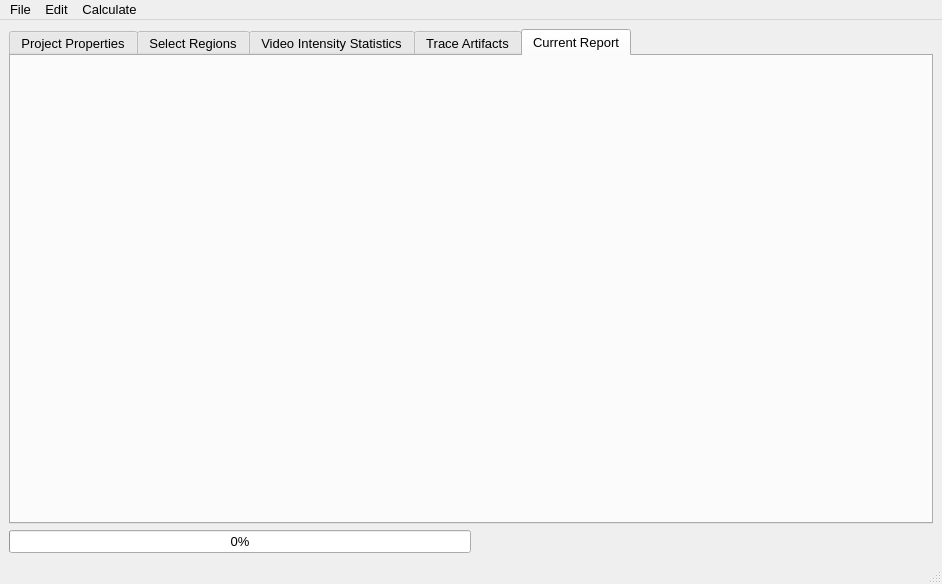
<?xml version="1.0" encoding="UTF-8"?>
<ui version="4.0">
 <class>CrystalGrowthTrackerMain</class>
 <widget class="QMainWindow" name="CrystalGrowthTrackerMain">
  <property name="geometry">
   <rect>
    <x>0</x>
    <y>0</y>
    <width>942</width>
    <height>584</height>
   </rect>
  </property>
  <property name="sizePolicy">
   <sizepolicy hsizetype="Preferred" vsizetype="Preferred">
    <horstretch>0</horstretch>
    <verstretch>0</verstretch>
   </sizepolicy>
  </property>
  <property name="font">
   <font>
    <pointsize>10</pointsize>
   </font>
  </property>
  <property name="windowTitle">
   <string>CrystalGrowthTracker</string>
  </property>
  <widget class="QWidget" name="centralwidget">
   <layout class="QVBoxLayout" name="verticalLayout">
    <item>
     <widget class="QTabWidget" name="_tabWidget">
      <property name="currentIndex">
       <number>4</number>
      </property>
      <widget class="QWidget" name="_propertiesTab">
       <attribute name="title">
        <string>Project Properties</string>
       </attribute>
      </widget>
      <widget class="QWidget" name="_selectTab">
       <attribute name="title">
        <string>Select Regions</string>
       </attribute>
      </widget>
      <widget class="QWidget" name="_videoStatsTab">
       <attribute name="title">
        <string>Video Intensity Statistics</string>
       </attribute>
      </widget>
      <widget class="QWidget" name="_drawingTab">
       <attribute name="title">
        <string>Trace Artifacts</string>
       </attribute>
      </widget>
      <widget class="QWidget" name="_reportTab">
       <attribute name="title">
        <string>Current Report</string>
       </attribute>
      </widget>
     </widget>
    </item>
    <item>
     <layout class="QHBoxLayout" name="_progressLayout">
      <item>
       <widget class="QProgressBar" name="_progressBar">
        <property name="value">
         <number>0</number>
        </property>
       </widget>
      </item>
      <item>
       <spacer name="horizontalSpacer">
        <property name="orientation">
         <enum>Qt::Horizontal</enum>
        </property>
        <property name="sizeHint" stdset="0">
         <size>
          <width>40</width>
          <height>20</height>
         </size>
        </property>
       </spacer>
      </item>
     </layout>
    </item>
   </layout>
  </widget>
  <widget class="QMenuBar" name="menubar">
   <property name="geometry">
    <rect>
     <x>0</x>
     <y>0</y>
     <width>942</width>
     <height>31</height>
    </rect>
   </property>
   <widget class="QMenu" name="menuOpen">
    <property name="title">
     <string>File</string>
    </property>
    <addaction name="_actionNewProject"/>
    <addaction name="_actionLoadProject"/>
    <addaction name="separator"/>
    <addaction name="_actionSaveProject"/>
    <addaction name="_actionSaveReport"/>
    <addaction name="_actionSaveImage"/>
    <addaction name="_actionSaveReults"/>
    <addaction name="separator"/>
    <addaction name="_actionPrintResults"/>
    <addaction name="separator"/>
    <addaction name="_actionExit"/>
   </widget>
   <widget class="QMenu" name="menuEdit">
    <property name="title">
     <string>Edit</string>
    </property>
    <addaction name="_actionEditNotes"/>
    <addaction name="_actionEditVideoProps"/>
    <addaction name="separator"/>
    <addaction name="_actionProperties"/>
   </widget>
   <widget class="QMenu" name="menuCalculate">
    <property name="title">
     <string>Calculate</string>
    </property>
    <addaction name="_actionMakeVideoStats"/>
    <addaction name="_actionDisplayResults"/>
   </widget>
   <addaction name="menuOpen"/>
   <addaction name="menuEdit"/>
   <addaction name="menuCalculate"/>
  </widget>
  <widget class="QStatusBar" name="statusbar"/>
  <action name="_actionNewProject">
   <property name="text">
    <string>New Project</string>
   </property>
  </action>
  <action name="_actionExit">
   <property name="text">
    <string>Exit</string>
   </property>
  </action>
  <action name="_actionSaveProject">
   <property name="text">
    <string>Save Project</string>
   </property>
  </action>
  <action name="_actionLoadProject">
   <property name="text">
    <string>Load Project</string>
   </property>
  </action>
  <action name="_actionSaveReport">
   <property name="text">
    <string>Save Report</string>
   </property>
  </action>
  <action name="_actionPrintResults">
   <property name="text">
    <string>Print Results</string>
   </property>
  </action>
  <action name="_actionSaveImage">
   <property name="text">
    <string>Save Image</string>
   </property>
  </action>
  <action name="_actionSaveReults">
   <property name="enabled">
    <bool>false</bool>
   </property>
   <property name="text">
    <string>Save Results</string>
   </property>
  </action>
  <action name="_actionEditNotes">
   <property name="text">
    <string>Edit Notes</string>
   </property>
  </action>
  <action name="_actionEditVideoProps">
   <property name="text">
    <string>Edit Video Props</string>
   </property>
  </action>
  <action name="_actionProperties">
   <property name="text">
    <string>Properties</string>
   </property>
  </action>
  <action name="_actionMakeVideoStats">
   <property name="text">
    <string>Make video statistics</string>
   </property>
  </action>
  <action name="_actionDisplayResults">
   <property name="text">
    <string>Display results</string>
   </property>
  </action>
 </widget>
 <resources/>
 <connections>
  <connection>
   <sender>_actionExit</sender>
   <signal>triggered()</signal>
   <receiver>CrystalGrowthTrackerMain</receiver>
   <slot>close()</slot>
   <hints>
    <hint type="sourcelabel">
     <x>-1</x>
     <y>-1</y>
    </hint>
    <hint type="destinationlabel">
     <x>511</x>
     <y>169</y>
    </hint>
   </hints>
  </connection>
  <connection>
   <sender>_actionNewProject</sender>
   <signal>triggered()</signal>
   <receiver>CrystalGrowthTrackerMain</receiver>
   <slot>new_project()</slot>
   <hints>
    <hint type="sourcelabel">
     <x>-1</x>
     <y>-1</y>
    </hint>
    <hint type="destinationlabel">
     <x>511</x>
     <y>169</y>
    </hint>
   </hints>
  </connection>
  <connection>
   <sender>_actionSaveProject</sender>
   <signal>triggered()</signal>
   <receiver>CrystalGrowthTrackerMain</receiver>
   <slot>save_project()</slot>
   <hints>
    <hint type="sourcelabel">
     <x>-1</x>
     <y>-1</y>
    </hint>
    <hint type="destinationlabel">
     <x>470</x>
     <y>291</y>
    </hint>
   </hints>
  </connection>
  <connection>
   <sender>_actionLoadProject</sender>
   <signal>triggered()</signal>
   <receiver>CrystalGrowthTrackerMain</receiver>
   <slot>load_project()</slot>
   <hints>
    <hint type="sourcelabel">
     <x>-1</x>
     <y>-1</y>
    </hint>
    <hint type="destinationlabel">
     <x>470</x>
     <y>291</y>
    </hint>
   </hints>
  </connection>
  <connection>
   <sender>_actionSaveReport</sender>
   <signal>triggered()</signal>
   <receiver>CrystalGrowthTrackerMain</receiver>
   <slot>save_report()</slot>
   <hints>
    <hint type="sourcelabel">
     <x>-1</x>
     <y>-1</y>
    </hint>
    <hint type="destinationlabel">
     <x>470</x>
     <y>291</y>
    </hint>
   </hints>
  </connection>
  <connection>
   <sender>_actionPrintResults</sender>
   <signal>triggered()</signal>
   <receiver>CrystalGrowthTrackerMain</receiver>
   <slot>print_results()</slot>
   <hints>
    <hint type="sourcelabel">
     <x>-1</x>
     <y>-1</y>
    </hint>
    <hint type="destinationlabel">
     <x>470</x>
     <y>291</y>
    </hint>
   </hints>
  </connection>
  <connection>
   <sender>_actionSaveImage</sender>
   <signal>triggered()</signal>
   <receiver>CrystalGrowthTrackerMain</receiver>
   <slot>save_image()</slot>
   <hints>
    <hint type="sourcelabel">
     <x>-1</x>
     <y>-1</y>
    </hint>
    <hint type="destinationlabel">
     <x>470</x>
     <y>291</y>
    </hint>
   </hints>
  </connection>
  <connection>
   <sender>_actionSaveReults</sender>
   <signal>triggered()</signal>
   <receiver>CrystalGrowthTrackerMain</receiver>
   <slot>save_results_widget()</slot>
   <hints>
    <hint type="sourcelabel">
     <x>-1</x>
     <y>-1</y>
    </hint>
    <hint type="destinationlabel">
     <x>470</x>
     <y>291</y>
    </hint>
   </hints>
  </connection>
  <connection>
   <sender>_actionEditNotes</sender>
   <signal>triggered()</signal>
   <receiver>CrystalGrowthTrackerMain</receiver>
   <slot>edit_notes()</slot>
   <hints>
    <hint type="sourcelabel">
     <x>-1</x>
     <y>-1</y>
    </hint>
    <hint type="destinationlabel">
     <x>470</x>
     <y>291</y>
    </hint>
   </hints>
  </connection>
  <connection>
   <sender>_actionEditVideoProps</sender>
   <signal>triggered()</signal>
   <receiver>CrystalGrowthTrackerMain</receiver>
   <slot>set_video_scale_parameters()</slot>
   <hints>
    <hint type="sourcelabel">
     <x>-1</x>
     <y>-1</y>
    </hint>
    <hint type="destinationlabel">
     <x>470</x>
     <y>291</y>
    </hint>
   </hints>
  </connection>
  <connection>
   <sender>_actionMakeVideoStats</sender>
   <signal>triggered()</signal>
   <receiver>CrystalGrowthTrackerMain</receiver>
   <slot>make_video_statistics()</slot>
   <hints>
    <hint type="sourcelabel">
     <x>-1</x>
     <y>-1</y>
    </hint>
    <hint type="destinationlabel">
     <x>470</x>
     <y>291</y>
    </hint>
   </hints>
  </connection>
  <connection>
   <sender>_tabWidget</sender>
   <signal>currentChanged(int)</signal>
   <receiver>CrystalGrowthTrackerMain</receiver>
   <slot>tab_changed(int)</slot>
   <hints>
    <hint type="sourcelabel">
     <x>470</x>
     <y>292</y>
    </hint>
    <hint type="destinationlabel">
     <x>470</x>
     <y>291</y>
    </hint>
   </hints>
  </connection>
  <connection>
   <sender>_actionProperties</sender>
   <signal>triggered()</signal>
   <receiver>CrystalGrowthTrackerMain</receiver>
   <slot>set_view_properties()</slot>
   <hints>
    <hint type="sourcelabel">
     <x>-1</x>
     <y>-1</y>
    </hint>
    <hint type="destinationlabel">
     <x>470</x>
     <y>291</y>
    </hint>
   </hints>
  </connection>
  <connection>
   <sender>_actionDisplayResults</sender>
   <signal>triggered()</signal>
   <receiver>CrystalGrowthTrackerMain</receiver>
   <slot>calculate_results()</slot>
   <hints>
    <hint type="sourcelabel">
     <x>-1</x>
     <y>-1</y>
    </hint>
    <hint type="destinationlabel">
     <x>470</x>
     <y>291</y>
    </hint>
   </hints>
  </connection>
 </connections>
</ui>
